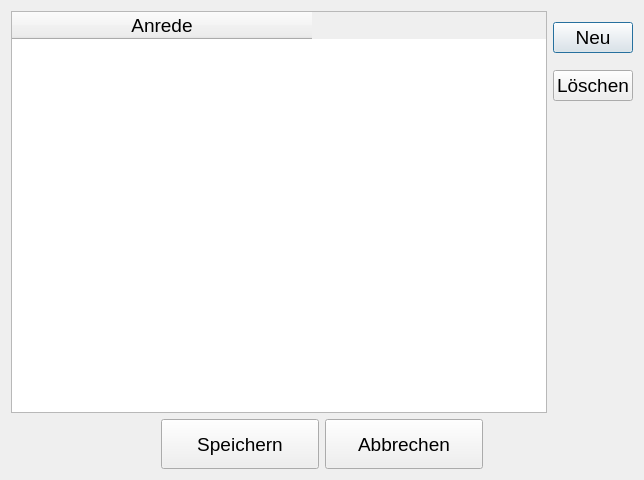
<?xml version="1.0" encoding="UTF-8"?>
<ui version="4.0">
 <class>Dialog_Female_Salut</class>
 <widget class="QDialog" name="Dialog_Female_Salut">
  <property name="geometry">
   <rect>
    <x>0</x>
    <y>0</y>
    <width>644</width>
    <height>480</height>
   </rect>
  </property>
  <property name="font">
   <font>
    <pointsize>14</pointsize>
   </font>
  </property>
  <property name="windowTitle">
   <string>Weibliche Anreden bearbeiten</string>
  </property>
  <layout class="QGridLayout" name="gridLayout_2">
   <item row="0" column="0">
    <layout class="QGridLayout" name="gridLayout">
     <item row="0" column="0">
      <widget class="QTableWidget" name="tableWidget">
       <property name="font">
        <font>
         <pointsize>14</pointsize>
        </font>
       </property>
       <property name="sortingEnabled">
        <bool>true</bool>
       </property>
       <attribute name="horizontalHeaderDefaultSectionSize">
        <number>300</number>
       </attribute>
       <attribute name="horizontalHeaderMinimumSectionSize">
        <number>100</number>
       </attribute>
       <column>
        <property name="text">
         <string>Anrede</string>
        </property>
       </column>
      </widget>
     </item>
    </layout>
   </item>
   <item row="0" column="1">
    <layout class="QVBoxLayout" name="verticalLayout">
     <item>
      <widget class="QPushButton" name="btnNewRow">
       <property name="text">
        <string>Neu</string>
       </property>
      </widget>
     </item>
     <item>
      <widget class="QPushButton" name="btnDeleteRow">
       <property name="text">
        <string>Löschen</string>
       </property>
      </widget>
     </item>
     <item>
      <spacer name="verticalSpacer">
       <property name="orientation">
        <enum>Qt::Vertical</enum>
       </property>
       <property name="sizeType">
        <enum>QSizePolicy::Fixed</enum>
       </property>
       <property name="sizeHint" stdset="0">
        <size>
         <width>20</width>
         <height>300</height>
        </size>
       </property>
      </spacer>
     </item>
    </layout>
   </item>
   <item row="1" column="0" colspan="2">
    <layout class="QHBoxLayout" name="horizontalLayout">
     <item>
      <spacer name="horizontalSpacer">
       <property name="orientation">
        <enum>Qt::Horizontal</enum>
       </property>
       <property name="sizeType">
        <enum>QSizePolicy::Fixed</enum>
       </property>
       <property name="sizeHint" stdset="0">
        <size>
         <width>150</width>
         <height>20</height>
        </size>
       </property>
      </spacer>
     </item>
     <item>
      <widget class="QPushButton" name="btnSave">
       <property name="minimumSize">
        <size>
         <width>150</width>
         <height>50</height>
        </size>
       </property>
       <property name="font">
        <font>
         <pointsize>14</pointsize>
        </font>
       </property>
       <property name="text">
        <string>Speichern</string>
       </property>
      </widget>
     </item>
     <item>
      <widget class="QPushButton" name="btnCancel">
       <property name="minimumSize">
        <size>
         <width>150</width>
         <height>50</height>
        </size>
       </property>
       <property name="font">
        <font>
         <pointsize>14</pointsize>
        </font>
       </property>
       <property name="text">
        <string>Abbrechen</string>
       </property>
      </widget>
     </item>
     <item>
      <spacer name="horizontalSpacer_2">
       <property name="orientation">
        <enum>Qt::Horizontal</enum>
       </property>
       <property name="sizeType">
        <enum>QSizePolicy::Fixed</enum>
       </property>
       <property name="sizeHint" stdset="0">
        <size>
         <width>150</width>
         <height>20</height>
        </size>
       </property>
      </spacer>
     </item>
    </layout>
   </item>
  </layout>
 </widget>
 <resources/>
 <connections/>
</ui>
